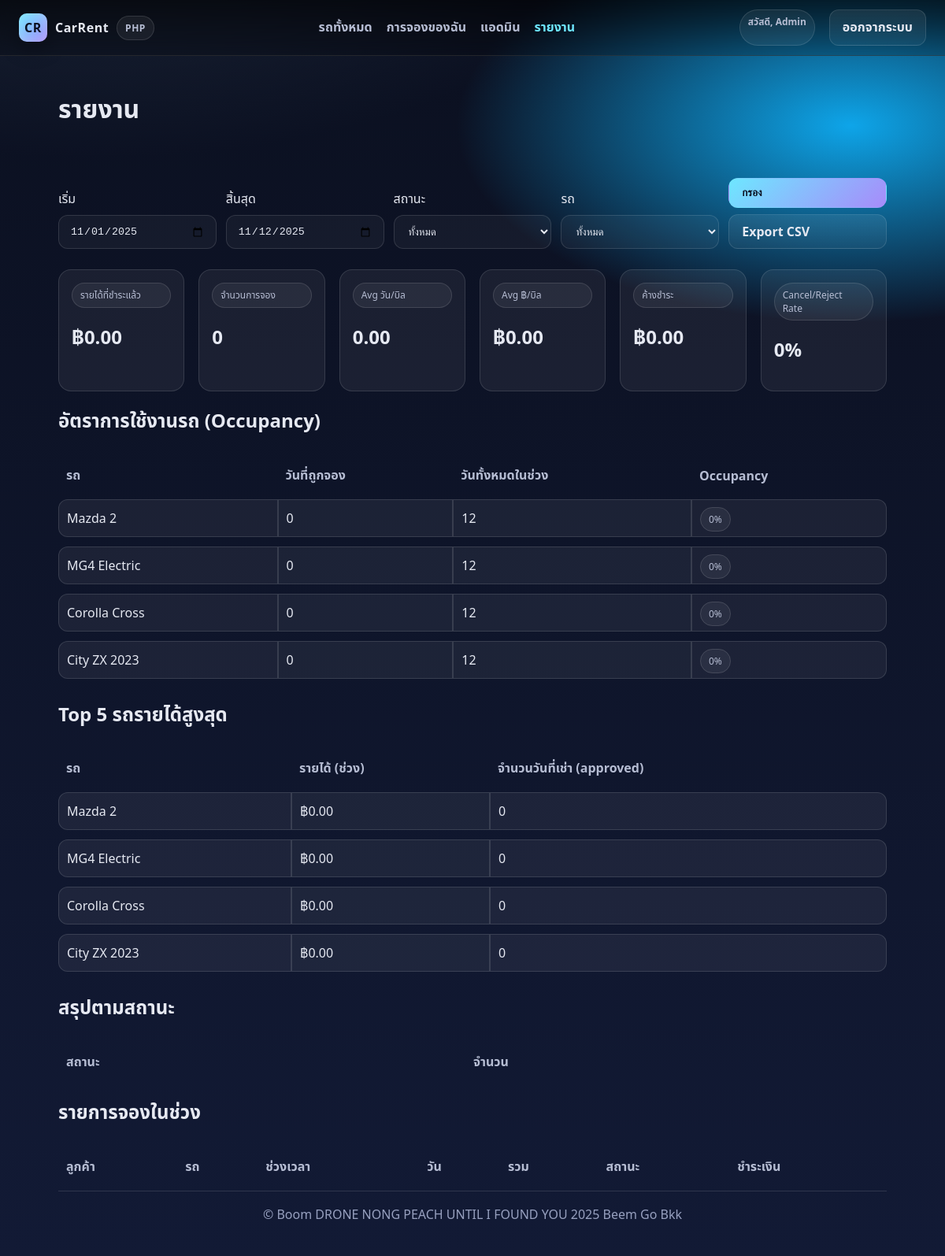
Screenshot of /public/admin/reports.php (signed in) with the database file from the repository.
### tables this page shows
CREATE TABLE IF NOT EXISTS cars(
  id INT AUTO_INCREMENT PRIMARY KEY,
  title VARCHAR(180) NOT NULL,
  brand VARCHAR(120) NOT NULL,
  seats TINYINT NOT NULL DEFAULT 4,
  type ENUM('Sedan','SUV','Hatchback','Pickup','EV') NOT NULL,
  price_per_day DECIMAL(10,2) NOT NULL,
  img_path VARCHAR(255) DEFAULT 'assets/img/placeholder-car.svg',
  status ENUM('available','maintenance') DEFAULT 'available',
  created_at TIMESTAMP DEFAULT CURRENT_TIMESTAMP
);

### public/helpers.php (called while the page is built, shortened)
<?php
function h($s){ return htmlspecialchars($s ?? '', ENT_QUOTES, 'UTF-8'); }
?>

### public/admin/reports.php (the view, shortened to what this page needs)
<?php
include __DIR__.'/../partials/head.php';
$today = date('Y-m-d');
$start  = $_GET['start']  ?? date('Y-m-01');
$end    = $_GET['end']    ?? $today;
$status = $_GET['status'] ?? '';
$carId  = isset($_GET['car_id']) ? (int)$_GET['car_id'] : 0;
$params = [':start'=>$start, ':end'=>$end];
$whereB = " NOT( b.end_date < :start OR b.start_date > :end ) ";
$q = $pdo->prepare("
  SELECT IFNULL(SUM(b.total),0) s
  FROM bookings b
  WHERE $whereB AND b.payment_status='paid'
");
$q->execute($params); $kpi_income = (float)$q->fetch()['s'];
$q = $pdo->prepare("SELECT COUNT(*) c FROM bookings b WHERE $whereB");
$q->execute($params); $kpi_count = (int)$q->fetch()['c'];
$q = $pdo->prepare("SELECT IFNULL(AVG(b.days),0) a, IFNULL(AVG(b.total),0) t FROM bookings b WHERE $whereB");
$q->execute($params);
$row = $q->fetch(); $kpi_avg_days = (float)$row['a']; $kpi_avg_ticket = (float)$row['t'];
$q = $pdo->prepare("SELECT IFNULL(SUM(b.total),0) s FROM bookings b WHERE $whereB AND b.payment_status='unpaid'");
$q->execute($params); $kpi_unpaid = (float)$q->fetch()['s'];
$q = $pdo->prepare("
  SELECT
    SUM(b.status='rejected') rj,
    SUM(b.status='cancelled') cc,
    COUNT(*) c
  FROM bookings b
  WHERE $whereB
");
$q->execute($params);
$tmp = $q->fetch();
$rate_cancel_reject = ($tmp['c']>0) ? round((($tmp['rj']+$tmp['cc'])/$tmp['c'])*100, 2) : 0;
$periodDays = 1 + floor( (strtotime($end) - strtotime($start)) / 86400 );
$occ_sql = "
  SELECT c.id, c.title,
    IFNULL(SUM(
      CASE
        WHEN b.status='approved' THEN
          DATEDIFF(LEAST(b.end_date, :end), GREATEST(b.start_date, :start)) + 1
        ELSE 0
      END
    ),0) AS booked_days
  FROM cars c
  LEFT JOIN bookings b
    ON b.car_id = c.id
   AND NOT( b.end_date < :start OR b.start_date > :end )
  GROUP BY c.id, c.title
  ORDER BY booked_days DESC
";
$occ = $pdo->prepare($occ_sql);
$occ->execute([':start'=>$start, ':end'=>$end]);
$occupancy = $occ->fetchAll();
$top_sql = "
  SELECT c.title,
         IFNULL(SUM(b.total),0) revenue,
         IFNULL(SUM(
           CASE WHEN b.status='approved' THEN
             DATEDIFF(LEAST(b.end_date, :end), GREATEST(b.start_date, :start)) + 1
           ELSE 0 END
         ),0) AS rented_days
  FROM cars c
  LEFT JOIN bookings b
    ON b.car_id = c.id
   AND NOT( b.end_date < :start OR b.start_date > :end )
  GROUP BY c.id
  ORDER BY revenue DESC
  LIMIT 5
";
$top = $pdo->prepare($top_sql);
$top->execute([':start'=>$start, ':end'=>$end]);
$topCars = $top->fetchAll();
?>
<h1>รายงาน</h1>
<form method="get" class="searchbar" style="margin-bottom:16px">
  <div class="field">
    <label>เริ่ม</label>
    <input class="input" type="date" name="start" value="<?= h($start) ?>">
  </div>
  <div class="field">
    <label>สิ้นสุด</label>
    <input class="input" type="date" name="end" value="<?= h($end) ?>">
  </div>
  <div class="field">
    <label>สถานะ</label>
    <select class="input" name="status">
      <?php foreach([''=>'ทั้งหมด','pending'=>'pending','approved'=>'approved','rejected'=>'rejected','cancelled'=>'cancelled','returned'=>'returned'] as $k=>$v): ?>
        <option value="<?= $k ?>" <?= $k===$status?'selected':'' ?>><?= $v ?></option>
      <?php endforeach; ?>
    </select>
  </div>
  <div class="field">
    <label>รถ</label>
    <select class="input" name="car_id">
      <option value="0" <?= $carId===0?'selected':'' ?>>ทั้งหมด</option>
    </select>
  </div>
  <div class="field">
    <label>&nbsp;</label>
    <button class="btn btn-primary">กรอง</button>
    <a class="btn" href="?start=<?= h($start) ?>&end=<?= h($end) ?>&export=1">Export CSV</a>
  </div>
</form>
<div class="grid cards" style="grid-template-columns:repeat(6,1fr); margin-bottom:16px">
  <div class="card"><div class="body"><div class="badge">รายได้ที่ชำระแล้ว</div><h2>฿<?= number_format($kpi_income,2) ?></h2></div></div>
  <div class="card"><div class="body"><div class="badge">จำนวนการจอง</div><h2><?= $kpi_count ?></h2></div></div>
  <div class="card"><div class="body"><div class="badge">Avg วัน/บิล</div><h2><?= number_format($kpi_avg_days,2) ?></h2></div></div>
  <div class="card"><div class="body"><div class="badge">Avg ฿/บิล</div><h2>฿<?= number_format($kpi_avg_ticket,2) ?></h2></div></div>
  <div class="card"><div class="body"><div class="badge">ค้างชำระ</div><h2>฿<?= number_format($kpi_unpaid,2) ?></h2></div></div>
  <div class="card"><div class="body"><div class="badge">Cancel/Reject Rate</div><h2><?= $rate_cancel_reject ?>%</h2></div></div>
</div>
<h2>อัตราการใช้งานรถ (Occupancy)</h2>
<table class="table">
  <thead><tr><th>รถ</th><th>วันที่ถูกจอง</th><th>วันทั้งหมดในช่วง</th><th>Occupancy</th></tr></thead>
  <tbody>
  <?php foreach($occupancy as $o):
    $occPct = $periodDays>0 ? round(($o['booked_days']/$periodDays)*100,2) : 0; ?>
    <tr>
      <td><?= h($o['title']) ?></td>
      <td><?= (int)$o['booked_days'] ?></td>
      <td><?= (int)$periodDays ?></td>
      <td><span class="badge"><?= $occPct ?>%</span></td>
    </tr>
  <?php endforeach; ?>
  </tbody>
</table>
<h2 style="margin-top:16px">Top 5 รถรายได้สูงสุด</h2>
<table class="table">
  <thead><tr><th>รถ</th><th>รายได้ (ช่วง)</th><th>จำนวนวันที่เช่า (approved)</th></tr></thead>
  <tbody>
  <?php foreach($topCars as $t): ?>
    <tr>
      <td><?= h($t['title']) ?></td>
      <td>฿<?= number_format($t['revenue'],2) ?></td>
      <td><?= (int)$t['rented_days'] ?></td>
    </tr>
  <?php endforeach; ?>
  </tbody>
</table>
<h2 style="margin-top:16px">สรุปตามสถานะ</h2>
<table class="table">
  <thead><tr><th>สถานะ</th><th>จำนวน</th></tr></thead>
</table>
<h2 style="margin-top:16px">รายการจองในช่วง</h2>
<table class="table">
  <thead>
    <tr><th>ลูกค้า</th><th>รถ</th><th>ช่วงเวลา</th><th>วัน</th><th>รวม</th><th>สถานะ</th><th>ชำระเงิน</th></tr>
  </thead>
</table>
<?php include __DIR__.'/../partials/footer.php'; ?>

### public/assets/css/styles.css (style rules this page uses)
:root { --bg: #0b1020; --bg2: #121a35; --accent: #6ee7ff; --accent-2: #a78bfa; --text: #e6e9f2; --muted: #b6bdd3; --card: rgba(255,255,255,.06); --card-border: rgba(255,255,255,.12); --success:#22c55e; --danger:#ef4444; --warning:#f59e0b; }
* { box-sizing:border-box }
html,body { height:100% }
body { margin:0; font-family: ui-sans-serif, system-ui, -apple-system, Segoe UI, Roboto, 'TH Sarabun New', 'Noto Sans Thai', Arial, sans-serif; color: var(--text); background: radial-gradient(1200px 600px at 10% -10%, #1e293b 0%, transparent 60%), radial-gradient(1000px 500px at 90% 10%, #0ea5e9 0%, transparent 50%), linear-gradient(180deg, var(--bg), var(--bg2)); }
a { color:inherit;text-decoration:none }
.btn { padding:10px 16px;border-radius:12px;border:1px solid var(--card-border); background:linear-gradient(180deg, rgba(255,255,255,.08), rgba(255,255,255,.04)); color:var(--text);font-weight:700;transition:all .25s ease;display:inline-flex;gap:10px;align-items:center; }
.btn-primary { border-color:transparent;background:linear-gradient(135deg, var(--accent), var(--accent-2)); color:#0b1020 }
.badge { padding:6px 10px;border-radius:999px;background:var(--card);border:1px solid var(--card-border);font-size:12px;color:var(--muted) }
.grid { display:grid;gap:18px }
.grid.cards { grid-template-columns: repeat(auto-fill, minmax(260px, 1fr)) }
.card { border:1px solid var(--card-border); background:var(--card); border-radius:16px; overflow:hidden; transition: transform .25s ease, box-shadow .25s ease, border .25s ease; }
.card .body { padding:16px }
.input, select, textarea { width:100%; padding:12px 14px; border-radius:12px; border:1px solid var(--card-border); background: rgba(255,255,255,.04); color: var(--text); }
.field { display:grid;gap:8px;margin:10px 0 }
.table { width:100%;border-collapse:separate;border-spacing:0 12px }
.table th { color:var(--muted);font-weight:600;text-align:left;padding:6px 10px }
.table td { padding:12px 10px;background:var(--card);border:1px solid var(--card-border) }
.table tr td:first-child { border-radius:12px 0 0 12px }
.table tr td:last-child { border-radius:0 12px 12px 0 }
.searchbar { display:grid;grid-template-columns:repeat(5,1fr); gap:12px;align-items:end }

### rows the page displays
cars: title "Mazda 2", booked_days "0", occPct "0"
cars: title "MG4 Electric", booked_days "0", occPct "0"
cars: title "Corolla Cross", booked_days "0", occPct "0"
cars: title "City ZX 2023", booked_days "0", occPct "0"

### other values shown
$_SESSION['user']['name'] "Admin"
$kpi_income "0.00"
$kpi_count "0"
$kpi_avg_days "0.00"
$kpi_avg_ticket "0.00"
$kpi_unpaid "0.00"
$rate_cancel_reject "0"
$t['title'] "Mazda 2"
$t['revenue'] "0.00"
$t['rented_days'] "0"
$t['title'] "MG4 Electric"
$t['title'] "Corolla Cross"
$t['title'] "City ZX 2023"
form field status "ทั้งหมด"
